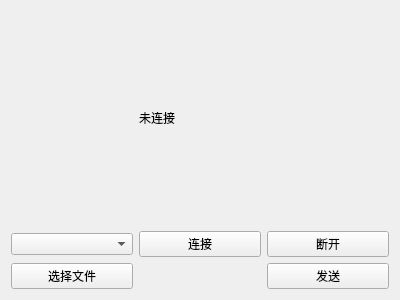
<?xml version="1.0" encoding="UTF-8"?>
<ui version="4.0">
 <class>MainWidget</class>
 <widget class="QWidget" name="MainWidget">
  <property name="geometry">
   <rect>
    <x>0</x>
    <y>0</y>
    <width>400</width>
    <height>300</height>
   </rect>
  </property>
  <property name="windowTitle">
   <string>MainWidget</string>
  </property>
  <layout class="QGridLayout" name="gridLayout">
   <item row="0" column="1">
    <widget class="QLabel" name="labelComText">
     <property name="text">
      <string>未连接</string>
     </property>
    </widget>
   </item>
   <item row="1" column="0">
    <widget class="QComboBox" name="comboBoxCom"/>
   </item>
   <item row="1" column="1">
    <widget class="QPushButton" name="pushButtonLink">
     <property name="text">
      <string>连接</string>
     </property>
    </widget>
   </item>
   <item row="1" column="2">
    <widget class="QPushButton" name="pushButtonDisconnect">
     <property name="text">
      <string>断开</string>
     </property>
    </widget>
   </item>
   <item row="2" column="0">
    <widget class="QPushButton" name="pushButtonChoose">
     <property name="text">
      <string>选择文件</string>
     </property>
    </widget>
   </item>
   <item row="2" column="2">
    <widget class="QPushButton" name="pushButtonSend">
     <property name="text">
      <string>发送</string>
     </property>
    </widget>
   </item>
  </layout>
 </widget>
 <layoutdefault spacing="6" margin="11"/>
 <resources/>
 <connections/>
</ui>
